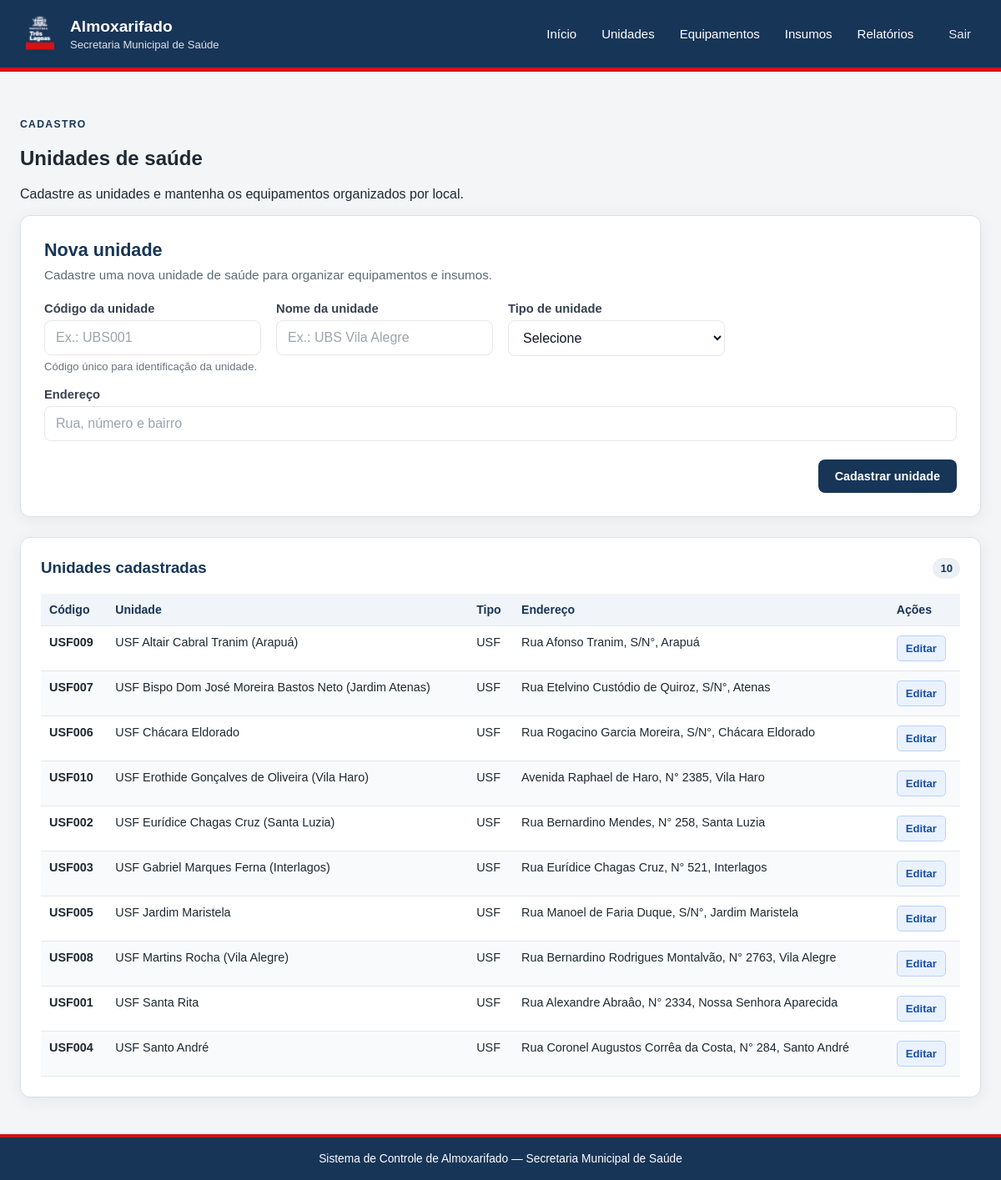
Before: /unidades (signed in) with the older database file.
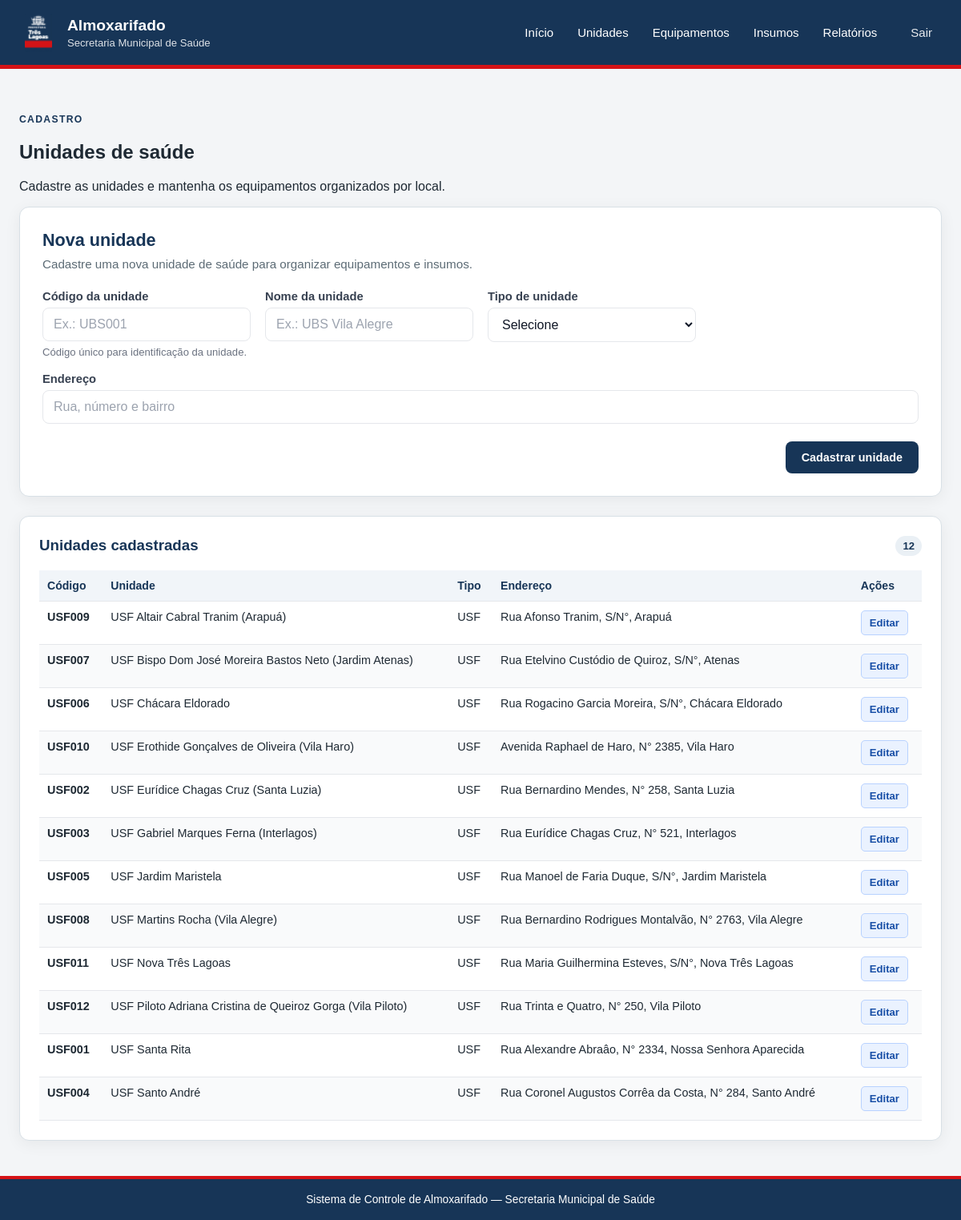
After: the same page with the newer database file.
### tables this page shows
CREATE TABLE unidades (
    id_unidade INTEGER PRIMARY KEY AUTOINCREMENT,
    codigo TEXT NOT NULL UNIQUE,
    nome TEXT NOT NULL,
    tipo TEXT,
    endereco TEXT,
    ativo BOOLEAN DEFAULT 1
);

### app.py (the view, shortened to what this page needs)
@app.route("/unidades", methods=["GET", "POST"])
@login_required
def unidades():
    termo_busca = request.args.get("busca", "").strip()
    with get_db_connection() as conn:
        if termo_busca:
            lista_unidades = conn.execute(
                """
                SELECT *
                FROM unidades
                WHERE codigo LIKE ?
                OR nome LIKE ?
                OR tipo LIKE ?
                ORDER BY nome
                """,
                (
                    f"%{termo_busca}%",
                    f"%{termo_busca}%",
                    f"%{termo_busca}%",
                ),
            ).fetchall()
        else:
            lista_unidades = conn.execute(
                "SELECT * FROM unidades ORDER BY nome"
            ).fetchall()
    return render_template(
        "unidades.html",
        unidades=lista_unidades,
        busca=termo_busca,
    )

### app.py (called while the page is built)
def login_required(f):
    @wraps(f)
    def decorated_function(*args, **kwargs):
        if not session.get("logged_in"):
            flash("Você precisa fazer login para acessar esta página.", "erro")
            return redirect(url_for("login", next=request.url))
        return f(*args, **kwargs)
    return decorated_function

def get_db_connection():
    conn = sqlite3.connect(DATABASE)
    conn.row_factory = sqlite3.Row
    conn.execute("PRAGMA foreign_keys = ON")
    return conn

### templates/unidades.html (shortened to what the changed rows need)
{% extends "base.html" %}
{% block content %}
<section class="cabecalho-pagina">
    <div>
        <h2>Unidades de saúde</h2>
    </div>
</section>
<section class="grid-unidades">
    <article class="painel">
        <div class="titulo-painel">
            <h3>Unidades cadastradas</h3>
            <span class="contador">{{ unidades|length }}</span>
        </div>
        {% if unidades %}
            <div class="tabela-responsiva">
                <table>
                    <thead>
                        <tr>
                            <th>Código</th>
                            <th>Unidade</th>
                            <th>Tipo</th>
                            <th>Endereço</th>
                            <th>Ações</th>
                        </tr>
                    </thead>
                    <tbody>
                        {% for unidade in unidades %}
                            <tr>
                                <td><strong>{{ unidade['codigo'] }}</strong></td>
                                <td>{{ unidade['nome'] }}</td>
                                <td>{{ unidade['tipo'] or '-' }}</td>
                                <td>{{ unidade['endereco'] or '-' }}</td>
                                <td>
                                    <a
                                        class="botao botao--editar"
                                        href="{{ url_for('editar_unidade', id_unidade=unidade['id_unidade']) }}"
                                    >
                                        Editar
                                    </a>
                                </td>
                            </tr>
                        {% endfor %}
                    </tbody>
                </table>
            </div>
        {% else %}
            <p class="estado-vazio">
                Nenhuma unidade cadastrada. Use o formulário ao lado para iniciar.
            </p>
        {% endif %}
    </article>
</section>
{% endblock %}

Changed rows visible on the page:
added unidades: codigo "USF011", nome "USF Nova Três Lagoas", tipo "USF", endereco "Rua Maria Guilhermina Esteves, S/N°, Nova Três Lagoas"
added unidades: codigo "USF012", nome "USF Piloto Adriana Cristina de Queiroz Gorga (Vila Piloto)", tipo "USF", endereco "Rua Trinta e Quatro, N° 250, Vila Piloto"
Other visible differences:
{{ unidades|length }}: "10" → "12"
